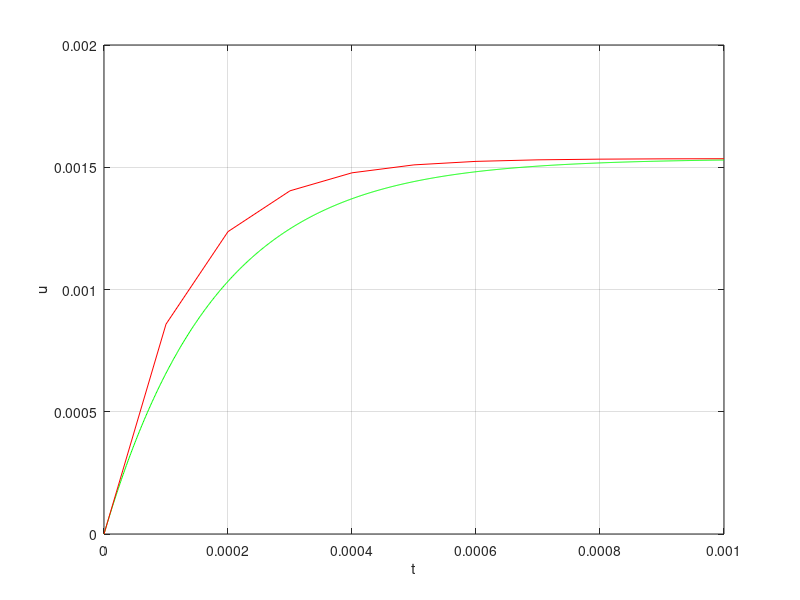

The MATLAB source for this figure:
clear; clc;
r=10^-5;
dl=1000;
ds=8050;
n=0.001;
g=9.8;
t = linspace(0,0.001,1000);
V=4*pi*(r^3)/3;
u=(ds*V*g/(6*pi*r*n))*(1-dl/ds)*(1-exp(-6*pi*r*n*t/(ds*V)));
plot(t,u,'g');
hold on;
k=10;
delt=0.001/k;  %increase value of k for better accuracy
T = linspace(0,0.001,k+1);
U= zeros(1,k+1);
for i=1:k
    U(i+1)=g*(1-dl/ds)*delt+U(i)*(1-6*pi*n*r*delt/(V*ds));
end
plot(T,U,'r');
hold off;
grid on;
xlabel('t'); ylabel('u');